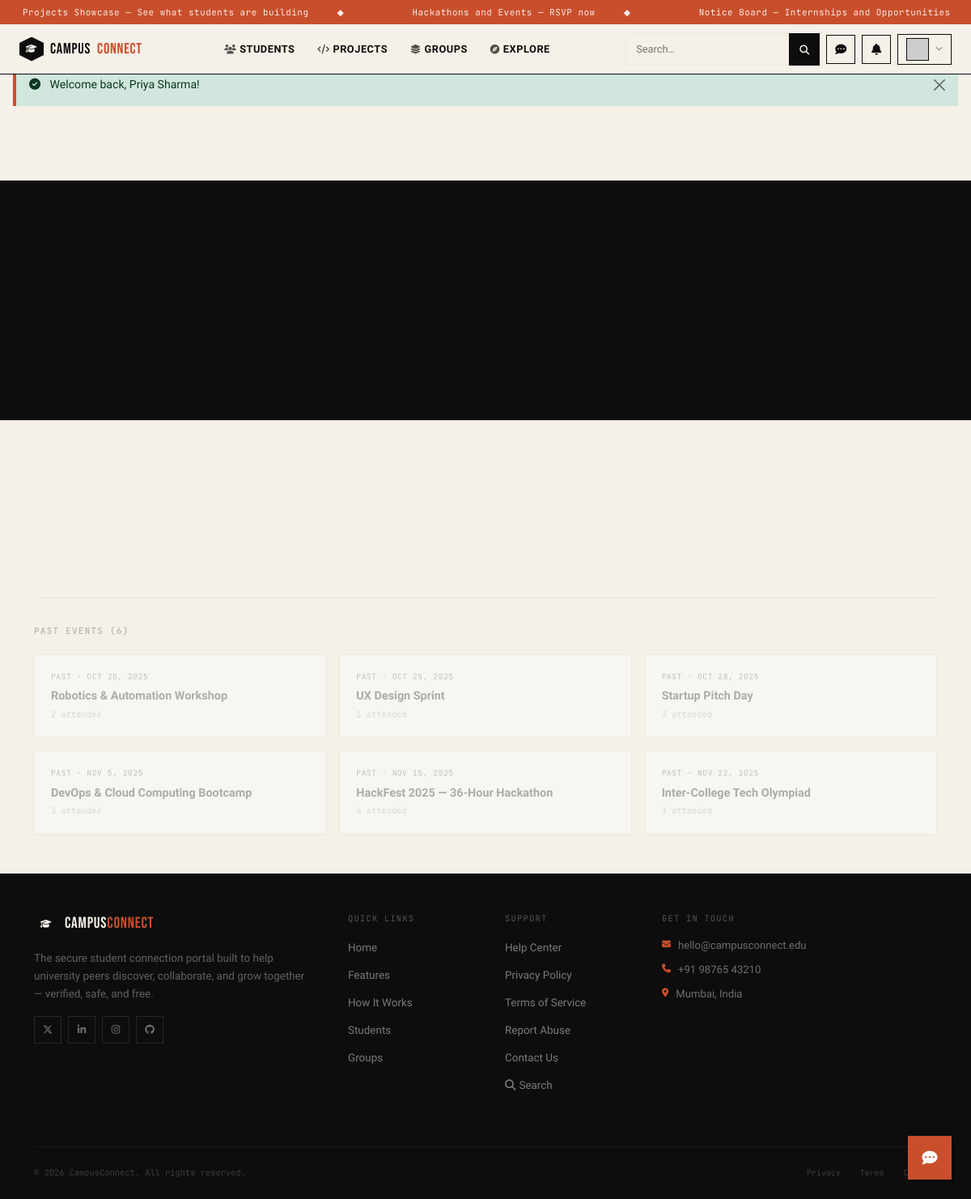
The app's page /pages/events.php (signed in) with its own data.
### tables this page shows
CREATE TABLE IF NOT EXISTS events (
    id            INT AUTO_INCREMENT PRIMARY KEY,
    user_id       INT NOT NULL,                     
    title         VARCHAR(200) NOT NULL,
    description   TEXT,
    category      ENUM('hackathon','seminar','workshop','cultural','sports','other') DEFAULT 'other',
    venue         VARCHAR(200),
    event_date    DATETIME NOT NULL,
    registration_deadline DATETIME,
    max_attendees INT UNSIGNED DEFAULT 0,           
    banner_seed   VARCHAR(60) DEFAULT 'event1',
    is_online     TINYINT(1) DEFAULT 0,
    registration_link VARCHAR(300),
    created_at    TIMESTAMP DEFAULT CURRENT_TIMESTAMP,
    FOREIGN KEY (user_id) REFERENCES users(id) ON DELETE CASCADE
);

### includes/config.php (called while the page is built, shortened)
<?php
function e(string $s): string {
    return htmlspecialchars($s, ENT_QUOTES, 'UTF-8');
}

### pages/events.php (the view, shortened to what this page needs)
<?php
require_once __DIR__ . '/../includes/config.php';
$db = getDB();
$where  = ['1=1'];
$params = [];
$whereSQL = implode(' AND ',$where);
$stEvents = $db->prepare(
    "SELECT e.*, u.name AS organiser_name,
            (SELECT COUNT(*) FROM event_rsvps r WHERE r.event_id=e.id AND r.status='going') AS going_count,
            (SELECT COUNT(*) FROM event_rsvps r WHERE r.event_id=e.id AND r.status='interested') AS interested_count
     FROM events e JOIN users u ON u.id=e.user_id
     WHERE $whereSQL ORDER BY e.event_date ASC"
);
$stEvents->execute($params);
$events = $stEvents->fetchAll();
$now = date('Y-m-d H:i:s');
$past     = array_filter($events, fn($e) => $e['event_date'] < $now);
include __DIR__ . '/../includes/header.php';
?>
<div style="margin-top:92px;background:var(--paper);min-height:100vh;">
  <div style="background:var(--ink);padding:64px 0 50px;">
    <div class="container">
      <div class="row align-items-end g-4">
        <div class="col-lg-7">
        </div>
      </div>
    </div>
  </div>
  <div class="container py-5">
    <?php if ($past): ?>
    <div style="font-family:var(--font-mono);font-size:.68rem;letter-spacing:.12em;text-transform:uppercase;color:#aaa;margin-bottom:20px;border-top:1px solid var(--cream);padding-top:32px;">
      Past Events (<?= count($past) ?>)
    </div>
    <div class="row g-3">
      <?php foreach (array_values($past) as $ev): ?>
      <div class="col-lg-4 col-md-6">
        <div style="border:1.5px solid var(--cream);background:var(--white);padding:20px;opacity:.65;">
          <div style="font-family:var(--font-mono);font-size:.6rem;color:#aaa;text-transform:uppercase;letter-spacing:.06em;margin-bottom:6px;">
            Past · <?= date('M j, Y', strtotime($ev['event_date'])) ?>
          </div>
          <div style="font-weight:700;font-size:.9rem;color:#888;"><?= e($ev['title']) ?></div>
          <div style="font-family:var(--font-mono);font-size:.65rem;color:#ccc;margin-top:4px;">
            <?= (int)$ev['going_count'] ?> attended
          </div>
        </div>
      </div>
      <?php endforeach; ?>
    </div>
    <?php endif; ?>
  </div>
</div>
<?php include __DIR__ . '/../includes/footer.php'; ?>

### assets/css/style.css (style rules this page uses)
:root { --ink: #0d0d0d; --paper: #f5f0e8; --cream: #ede8d8; --rust: #c94f2c; --rust-light: #e8694a; --moss: #2d4a3e; --gold: #c9a84c; --sky: #1a3a5c; --white: #fafaf8; --font-display:'Bebas Neue', sans-serif; --font-serif: 'DM Serif Display', serif; --font-body: 'Bricolage Grotesque', sans-serif; --font-mono: 'JetBrains Mono', monospace; --ease-out: cubic-bezier(0.16, 1, 0.3, 1); --ease-bounce: cubic-bezier(0.34, 1.56, 0.64, 1); }
*, *::before, *::after { box-sizing: border-box; }
html { scroll-behavior: smooth; }
body { font-family: var(--font-body); background: var(--paper); color: var(--ink); overflow-x: hidden; }

### records on screen
events: event_date "OCT 20, 2025", title "Robotics & Automation Workshop", going_count "2"
events: event_date "OCT 25, 2025", title "UX Design Sprint", going_count "1"
events: event_date "OCT 28, 2025", title "Startup Pitch Day", going_count "3"
events: event_date "NOV 5, 2025", title "DevOps & Cloud Computing Bootcamp", going_count "3"
events: event_date "NOV 15, 2025", title "HackFest 2025 — 36-Hour Hackathon", going_count "4"
events: event_date "NOV 22, 2025", title "Inter-College Tech Olympiad", going_count "3"

### other values on screen
$t "Projects Showcase — See what students are building"
$t "Hackathons and Events — RSVP now"
$t "Notice Board — Internships and Opportunities"
$flash['msg'] "Welcome back, Priya Sharma!"
count($past) "6"
